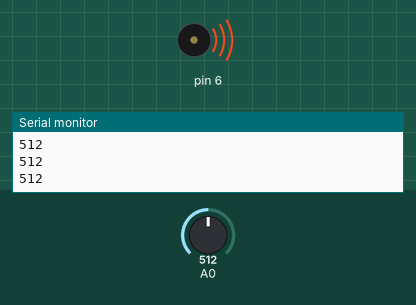
Simulated run of this sketch. Board: Arduino Uno, built with avr-gcc and run on an emulated ATmega328P. On the bench: buzzer (waves = sounding), the last lines printed to the serial monitor. The inputs (shaded band) are chosen by the test bench; at power-on: A0 = 512.

Above: at 1.2 s.
1.3 s: A0 set to 0
At 2.0 s:
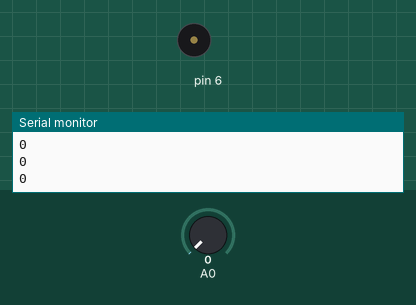
2.8 s: A0 set to 122
At 3.3 s:
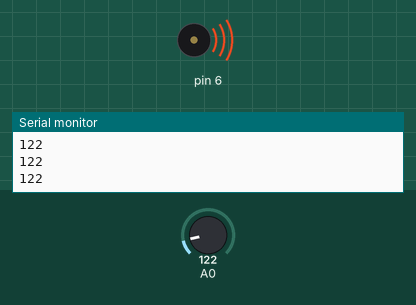
Timing chart, 0 to 5.8 s (numbered marks = the images above; inputs shaded):
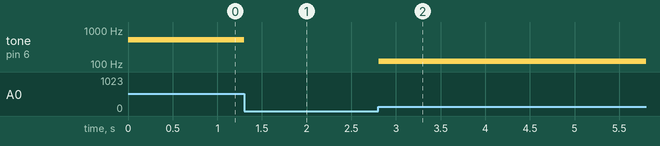

The sketch:

20201119_Volume.ino
```cpp
void setup() {
  Serial.begin(9600);
  pinMode(6,OUTPUT);

}

void loop() {
  int analogwing = 0;
  analogwing = analogRead(A0);
  Serial.println(analogwing);
  tone(6,analogwing);


}
```

Measured:
- after the input at 1.3 s, tone on pin 6: 512 Hz → silent at once
- after the input at 2.8 s, tone on pin 6: silent → 122 Hz at once
